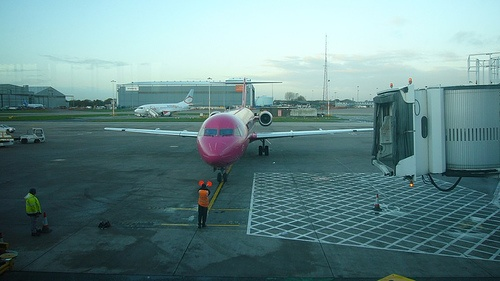
#> input picture imgs/2007_000032.jpg, 500 x 281 px, given in place of the camera
$ python gunnar_farneback.py
#> lines starting #> are read from the running program, lines starting #| are printed output that depends on the picture; after the words box and inside, x2 and y2 are one past the last pixel; in counts of white or black regions, pixels touching at a corner belong together
### src/optical_flow/dense_optical_flow.py
import dataclasses
import os
from typing import List

import cv2
import numpy as np


@dataclasses.dataclass
class DenseOpticalFlow(object):
    """Base class for dense optical flow."""

    # how often the process is done
    frame_interval: int = 1

    # [17 lines left out: function _calc_optical_flow, not called in this run]

    def _colorize_flow(self, flow: np.ndarray) -> np.ndarray:
        """
        Args:
            flow: optical flow (H, W, 2)
        Return:
            rgb_flow: colorized optical flow (H, W, 3)
        """
        h, w, _ = flow.shape
        hsv_flow = np.zeros((h, w, 3), np.uint8)
        hsv_flow[..., 1] = 255

        # convert 2D array to magnitude and angular
        # mag -> (H, W)
        # ang -> (H, W)
        mag, ang = cv2.cartToPolar(flow[..., 0], flow[..., 1])
        hsv_flow[..., 0] = ang * 180 / np.pi / 2
        hsv_flow[..., 2] = cv2.normalize(mag, None, 0, 255, cv2.NORM_MINMAX)

        rgb_flow = cv2.cvtColor(hsv_flow, cv2.COLOR_HSV2BGR)
        return rgb_flow

    # [25 lines left out: functions _save_optical_flow, process, not called in this run]

    def demo(self) -> None:
        cap = cv2.VideoCapture(0)

        ret, frame = cap.read()
#> frame is the input picture: shape (281, 500, 3); mean B, G, R 136.9, 135.5, 102
        prev_frame = cv2.cvtColor(frame, cv2.COLOR_BGR2GRAY)
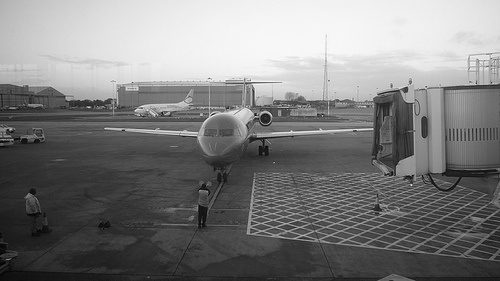
#> prev_frame: shape (281, 500); min 1, max 250, mean 125.6

        while cap.isOpened():
            ret, frame = cap.read()
            cur_frame = cv2.cvtColor(frame, cv2.COLOR_BGR2GRAY)

            flow = self._calc_optical_flow(prev_frame, cur_frame)

            rgb_flow = self._colorize_flow(flow)
#> in _colorize_flow, `mag, ang = cv2.cartToPolar(flow[..., 0], flow[..., 1])`:
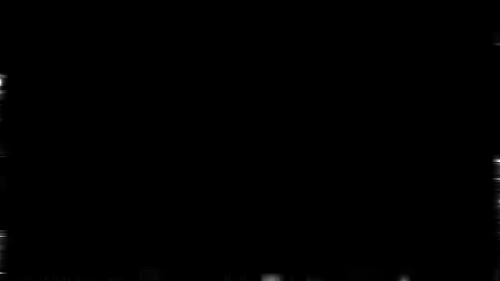
#> mag: shape (281, 500) float32; min 2.66e-21, max 0.1, mean 0.000151; drawn with min black and max white
#> in _colorize_flow, `mag, ang = cv2.cartToPolar(flow[..., 0], flow[..., 1])`:
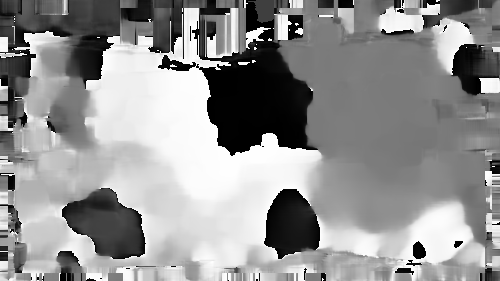
#> ang: shape (281, 500) float32; min 1.9e-06, max 6.28, mean 3.61; drawn with min black and max white
#> in _colorize_flow, `hsv_flow[..., 0] = ang * 180 / np.pi / 2`:
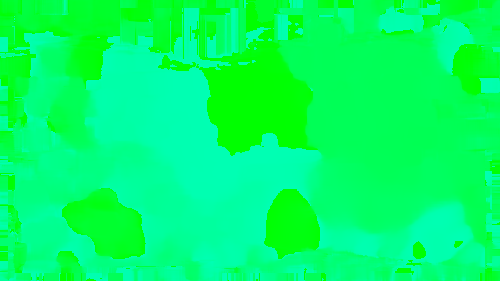
#> hsv_flow: shape (281, 500, 3); mean of channels 0, 1, 2 103, 255, 0; drawn as B, G, R
#> in _colorize_flow, `hsv_flow[..., 2] = cv2.normalize(mag, None, 0, 255, cv2.NORM_MINMAX)`:
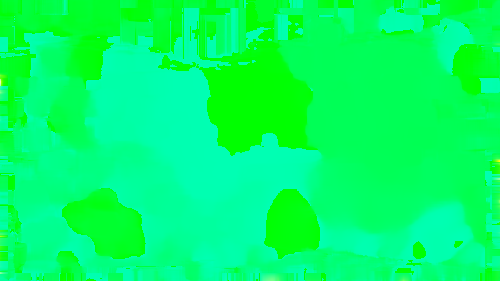
#> hsv_flow: shape (281, 500, 3); 3.12% of pixels changed, all inside (x1, y1, x2, y2) = (0, 27, 500, 281); drawn as B, G, R

            cv2.imshow("optical_flow", rgb_flow)

            k = cv2.waitKey(1)
#> (key q is pressed here)
            if k == ord("q"):
                break

            prev_frame = cur_frame.copy()

        cap.release()
        cv2.destroyAllWindows()


# [3 lines that do not run on import are left out]

### src/optical_flow/gunnar_farneback.py
import cv2
import numpy as np
from dense_optical_flow import DenseOpticalFlow


class GunnarFarnebackOpticalFlow(DenseOpticalFlow):
    """Calculate Gunnar Farneback optical flow
    reference:
    https://docs.opencv.org/3.4/dc/d6b/group__video__track.html
    """

    def __init__(
        self,
        pyr_scale: float = 0.5,
        levels: int = 3,
        window_size: int = 15,
        n_iterations: int = 3,
        poly_n: int = 5,
        poly_sigma: float = 1.2,
        flags: int = 0,
    ) -> None:
        super().__init__()

        # parameters for gunnar farneback optical flow

        # param for image pyramid scale
        # see http://labs.eecs.tottori-u.ac.jp/sd/Member/oyamada/OpenCV/html/py_tutorials/py_imgproc/py_pyramids/py_pyramids.html
        self.pyr_scale = pyr_scale

        self.levels = levels
        self.window_size = window_size
        self.n_iterations = n_iterations
        self.poly_n = poly_n
        self.poly_sigma = poly_sigma
        self.flags = flags

    def _calc_optical_flow(
        self, prev_frame: np.ndarray, cur_frame: np.ndarray
    ) -> np.ndarray:
        """calculate optical flow
        Args:
            prev_frame: previous frame (H, W) Gray scale
            cur_frame: current frame (H, W) Gray scale
        Return:
            flow: optical flow (H, W, 2)
        """
        flow = cv2.calcOpticalFlowFarneback(
            prev_frame,
            cur_frame,
            None,
            pyr_scale=self.pyr_scale,
            levels=self.levels,
            winsize=self.window_size,
            iterations=self.n_iterations,
            poly_n=self.poly_n,
            poly_sigma=self.poly_sigma,
            flags=self.flags,
        )
        return flow


if __name__ == "__main__":
    flow_processor = GunnarFarnebackOpticalFlow()
    flow_processor.demo()
